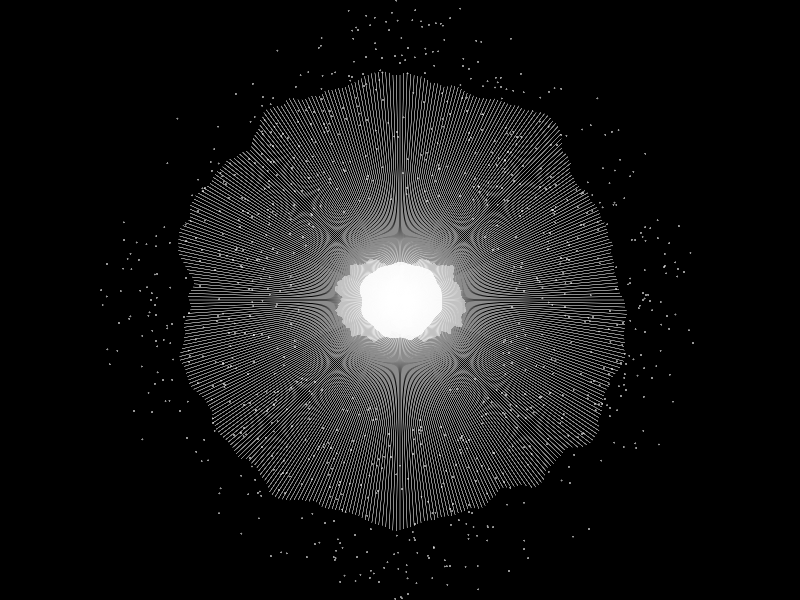
Frame 1 (no input)
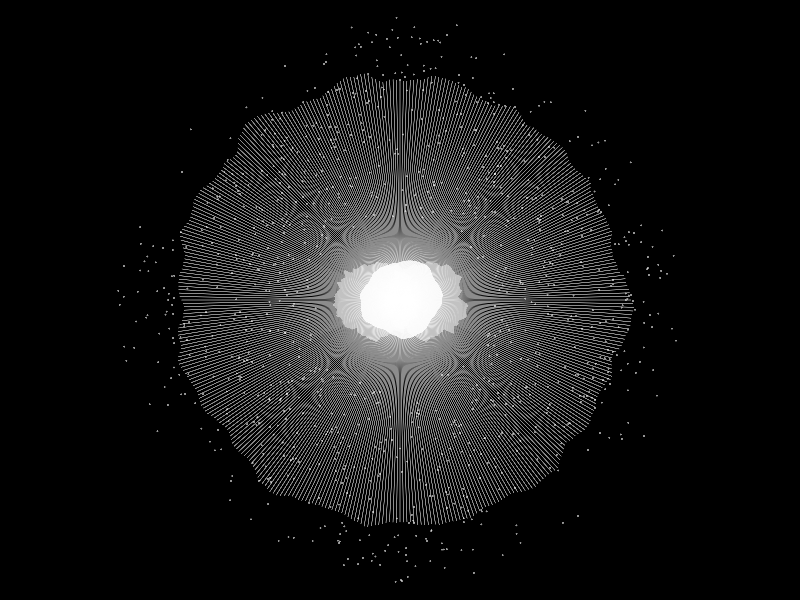
Frame 60 (no input)
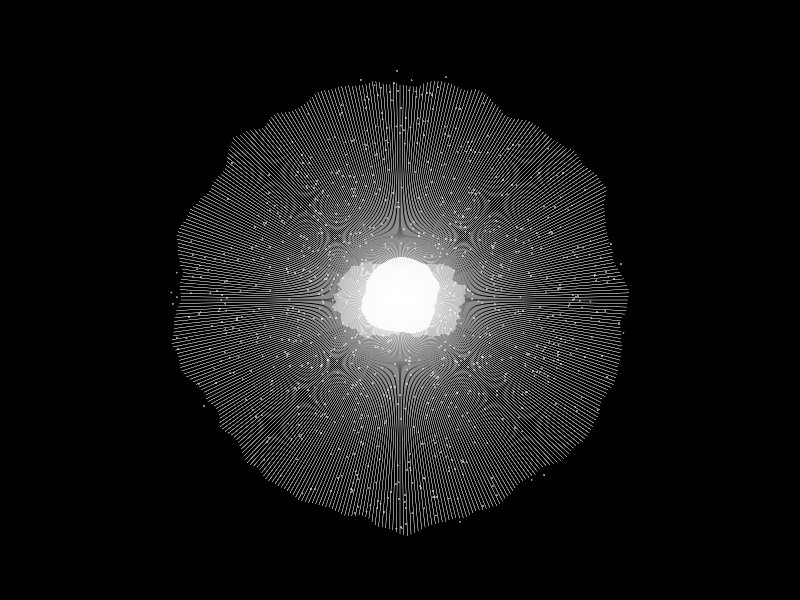
Frame 120 (the mouse pressed at the canvas centre since frame 60)

The p5.js sketch that drew these frames (run headless with seeded random() and noise() and a simulated clock; from frame 60 on, the mouse is pressed at the canvas centre):

// p5.js sketch
// ── sketch.js
var increment = 0.05;
var gridScale = 20;
var columns;
var rows;
var zOffset = 0;

var flowField;
var protons = [];
var electrons = [];
var numberOfElectrons = 1000;

function setup() {
  pixelDensity(3);
  createCanvas(800, 600);
  columns = floor(width / gridScale);
  rows = floor(height / gridScale);
  flowField = new Array(rows * columns);

  protons[0] = new Proton(createVector((width / 2) - 25, height / 2), 8.7);
  protons[1] = new Proton(createVector((width / 2) + 25, height / 2), 8.7);
  protons[2] = new Proton(createVector(width / 2, height / 2), 2);

  perlinLace = new PerlinLace(createVector(width/2, height/2), 8.7);

  for (var i = 0; i < numberOfElectrons; i += 1) {
    var angle = map(i, 0, numberOfElectrons, 0, TWO_PI);
    var position = createVector(cos(angle)*random(100, 300) + width/2, sin(angle)*random(100, 300) + height/2);
    electrons[i] = new Electron(position);
  }
}

function draw() {
  background(0);
  var xOffset = 0;
  for (var x = 0; x < columns; x += 1) {
    var yOffset = 0;
    for (var y = 0; y < rows; y += 1) {
      var index = (x + y * columns);
      var angle = map(noise(xOffset, yOffset, zOffset), 0, 1, 0, TWO_PI * 3);
      var vector = p5.Vector.fromAngle(angle);
      vector.setMag(0.01);
      flowField[index] = vector;
      yOffset += increment;
    }
    xOffset += increment;
  }
  zOffset += 0.001;

  for (var i = 0; i < protons.length; i += 1) {
    protons[i].display();
  }
  for (var i = 0; i < electrons.length; i += 1) {
    electrons[i].display();
    electrons[i].update();
    electrons[i].edges();
    //electrons[i].follow(flowField);
    protons[2].attract(electrons[i]);
  }
  perlinLace.display();
}

// ── electron.js
function Electron(position) {
  this.position = position || createVector(random(width), random(height));
  this.velocity = createVector(0, 0);
  this.acceleration = createVector(0, 0);
  this.maxSpeed = 2;
  this.mass = 1;
  this.radius = 1;

  this.update = function() {
    this.velocity.add(this.acceleration);
    this.velocity.limit(this.maxSpeed);
    this.position.add(this.velocity);
    this.acceleration.mult(0);
  }

  this.display = function() {
    fill(255, 150);
    noStroke();
    ellipse(this.position.x, this.position.y, this.radius * 2, this.radius * 2);
  }

  this.follow = function(vectors) {
    var x = floor(this.position.x / gridScale);
    var y = floor(this.position.y / gridScale);
    var index = x + y * columns;
    var force = vectors[index];
    //force.setMag(0.008);
    if (force != null) {
      this.applyForce(force);
    }
  }

  this.applyForce = function(force) {
    this.acceleration.add(force);
  }

  this.edges = function() {
    if (this.position.x > width) {
      this.position.x = 0;
    }
    if (this.position.x < 0) {
      this.position.x = width;
    }
    if (this.position.y > height) {
      this.position.y = 0;
    }
    if (this.position.y < 0) {
      this.position.y = height;
    }
  }

}

// ── perlinlace.js
function PerlinLace(position, noiseMax) {
  this.position = position;
  this.velocity = createVector(0, 0);
  this.acceleration = createVector(0, 0);
  this.noiseMax = noiseMax;
  this.mass = 20;
  this.orbRadius = 1;
  this.phase = 0;
  this.zOffset = 0;

  this.display = function() {
    push();
    translate(this.position.x, this.position.y);
    stroke(255, 140);
    for (var angle = (1 / 200 * PI); angle < TWO_PI; angle += (1 / 200 * PI)) {
      let xOffset = map(cos(angle + this.phase), -1, 1, 0, noiseMax);
      let yOffset = map(sin(angle + this.phase), -1, 1, 0, noiseMax);
      let radius = map(noise(xOffset, yOffset, zOffset), 0, 1, 200, 250);
      //let radius = 200
      let x = radius * cos(angle);
      let y = radius * sin(angle);
      line(x, y, 0, 0);
    }
    zOffset += 0.01;
    pop();
    this.phase += 0.01;
  }

  this.attract = function attract(magneticFlux) {
    // Force between two objects
    var force = p5.Vector.sub(this.position, magneticFlux.position);
    // Direction and magnitude of the force
    var d = force.mag();
    force.normalize();
    // Magnitude of the force
    var strength = (this.mass * magneticFlux.mass) / (d * d);
    // Putting magnitude and direction together
    force.mult(strength);
    force.setMag(0.01);
    magneticFlux.applyForce(force);
  }
}

// ── proton.js
function Proton(position, noiseMax) {
  this.position = position;
  this.velocity = createVector(0, 0);
  this.acceleration = createVector(0, 0);
  this.noiseMax = noiseMax;
  this.mass = 20;
  this.phase = 0;

  this.display = function() {
    push();
    translate(this.position.x, this.position.y);
    noStroke();
    fill(255, map(noiseMax, 10, 0, 100, 255));
    beginShape();

    for (var angle = 0; angle < TWO_PI; angle += 0.01) {
      let xOffset = map(cos(angle + this.phase), -1, 1, 0, noiseMax);
      let yOffset = map(sin(angle), -1, 1, 0, noiseMax);
      let radius = map(noise(xOffset, yOffset), 0, 1, 30, 50);
      let x = radius * cos(angle);
      let y = radius * sin(angle);
      vertex(x, y);
    }
    endShape(CLOSE);
    pop();
    this.phase += 0.01;
  }

  this.attract = function attract(electron) {
    // Force between two objects
    var force = p5.Vector.sub(this.position, electron.position);
    // Direction and magnitude of the force
    var d = force.mag();
    force.normalize();
    // Magnitude of the force
    var strength = (this.mass * electron.mass) / (d * d);
    // Putting magnitude and direction together
    force.mult(strength);
    force.setMag(0.01);
    electron.applyForce(force);
  }
}
